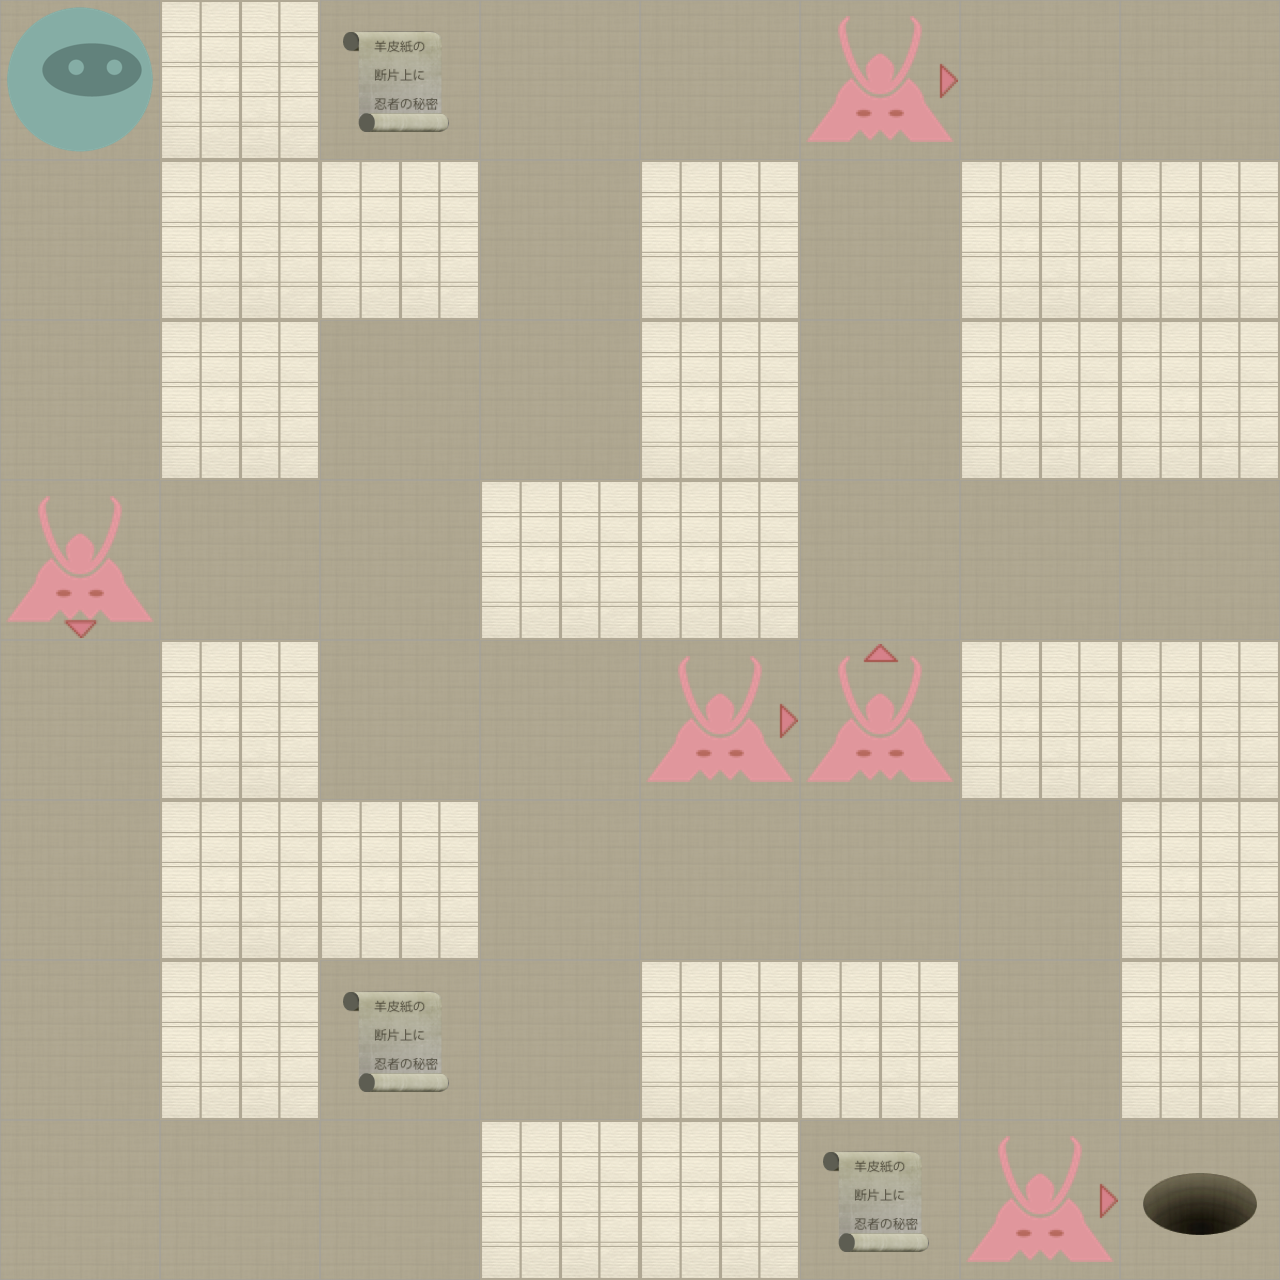

Rendered tile map (Tiled .tmx) drawn with the repository's tilesets; below, a short description and the map source with its tile grids summarised:
An orthogonal 8x8 tile map with 160x160 px tiles, 2 tile layers (Level, Actors).

<map version="1.0" orientation="orthogonal" width="8" height="8" tilewidth="160" tileheight="160">
 <properties>
  <property name="moves" value="24" />
 </properties>
 <tileset firstgid="1" name="tiles" tilewidth="160" tileheight="160" spacing="2" margin="2">
  <image source="tiles-ipadhd.png" width="1024" height="1024" />
  <tile id="0">
   <properties>
    <property name="actor" value="exit" />
   </properties>
  </tile>
  <tile id="2">
   <properties>
    <property name="actor" value="guard" />
    <property name="direction" value="down" />
   </properties>
  </tile>
  <tile id="3">
   <properties>
    <property name="actor" value="guard" />
    <property name="direction" value="left" />
   </properties>
  </tile>
  <tile id="4">
   <properties>
    <property name="actor" value="guard" />
    <property name="direction" value="right" />
   </properties>
  </tile>
  <tile id="5">
   <properties>
    <property name="actor" value="guard" />
    <property name="direction" value="up" />
   </properties>
  </tile>
  <tile id="7">
   <properties>
    <property name="actor" value="player" />
   </properties>
  </tile>
  <tile id="8">
   <properties>
    <property name="actor" value="scroll" />
   </properties>
  </tile>
  <tile id="9">
   <properties>
    <property name="wall" value="1" />
   </properties>
  </tile>
 </tileset>
 <layer name="Level" width="8" height="8">
  <data>[64 cells, 64 non-empty, 2 distinct tile ids]</data>
 </layer>
 <layer name="Actors" width="8" height="8">
  <data>[64 cells, 10 non-empty, 6 distinct tile ids]</data>
 </layer>
</map>
